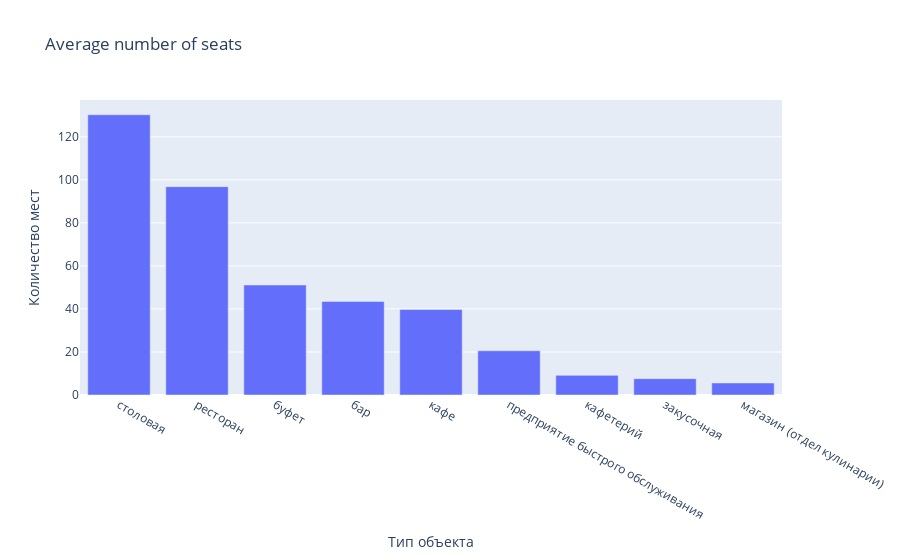

Notebook source saved alongside this figure:
### Markdown cell above
### Average number of seats by type of restaurants

### Code cell
# Group the data by type and calculate the average number of places for each, and then build a graph
mean_seats = rest_data.groupby('object_type')['number'].agg(mean_seats='mean').reset_index()
mean_seats.columns = ['Тип объекта', 'Количество мест']
mean_seats = mean_seats.sort_values(by='Количество мест', ascending=False)
fig = px.bar(mean_seats, x="Тип объекта", y="Количество мест",
             title="Average number of seats")
fig.show();

### Figure 1 — Plotly figure (JSON) as saved in the notebook; plotly's stock layout.template omitted (floating-point values rounded to 4 significant figures)
{"data": [{"alignmentgroup": "True", "hovertemplate": "Тип объекта=%{x}<br>Количество мест=%{y}<extra></extra>", "legendgroup": "", "marker": {"color": "#636efa", "pattern": {"shape": ""}}, "name": "", "offsetgroup": "", "orientation": "v", "showlegend": false, "textposition": "auto", "type": "bar", "x": ["столовая", "ресторан", "буфет", "бар", "кафе", "предприятие быстрого обслуживания", "кафетерий", "закусочная", "магазин (отдел кулинарии)"], "xaxis": "x", "y": [130.2, 96.83, 51.13, 43.49, 39.72, 20.55, 9.123, 7.608, 5.59], "yaxis": "y"}], "layout": {"barmode": "relative", "legend": {"tracegroupgap": 0}, "title": {"text": "Average number of seats"}, "xaxis": {"anchor": "y", "domain": [0, 1], "title": {"text": "Тип объекта"}}, "yaxis": {"anchor": "x", "domain": [0, 1], "title": {"text": "Количество мест"}}}}
